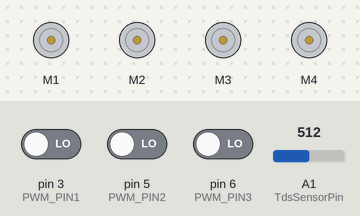
A sketch run on a simulated Arduino Uno, built with avr-gcc and run on an emulated ATmega328P. Parts: 4 × DC motor (green arrow = forward, orange = backward, longer = faster). The test bench sets the inputs (shaded band); at power-on: pin 3 (PWM_PIN1) LOW, pin 5 (PWM_PIN2) LOW, pin 6 (PWM_PIN3) LOW, A1 (TdsSensorPin) = 512. What the sketch prints to the serial monitor is not drawn.

Above: at 0.1 s.
Timing chart, 0 to 4.5 s (numbered marks = the images above):
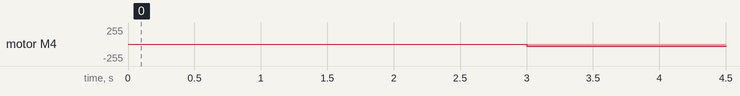

The sketch:

Catfish_New_Movement_Sketch.ino
```cpp
#include <Adafruit_MotorShield.h>

#define TdsSensorPin A1
#define VREF 5.0      // analog reference voltage(Volt) of the ADC
#define SCOUNT  30           // sum of sample point

// Create a motor shield object with defaul I2C address
Adafruit_MotorShield AFMS = Adafruit_MotorShield();

//Create objects for each motor port
Adafruit_DCMotor *motor1 = AFMS.getMotor(1);
Adafruit_DCMotor *motor2 = AFMS.getMotor(2);
Adafruit_DCMotor *motor3 = AFMS.getMotor(3);
Adafruit_DCMotor *motor4 = AFMS.getMotor(4);
int analogBuffer[SCOUNT];    // store the analog value in the array, read from ADC
int analogBufferTemp[SCOUNT];
int analogBufferIndex = 0, copyIndex = 0;
float averageVoltage = 0, tdsValue = 0, temperature = 25;

//Define input pins for radio signals
int PWM_PIN1 = 3; //channel 1
int PWM_PIN2 = 5; //channel 2
int PWM_PIN3 = 6; //channel 3

void setup() {
  AFMS.begin();

  //set speed for each of the motors, then turn off
  motor1->setSpeed(75);
  motor2->setSpeed(25);
  motor3->setSpeed(25);
  motor4->setSpeed(35);
  motor1->run(FORWARD);
  motor1->run(RELEASE);
  motor2->run(FORWARD);
  motor2->run(RELEASE);
  motor3->run(FORWARD);
  motor3->run(RELEASE);
  motor4->run(FORWARD);
  motor4->run(RELEASE);

  Serial.begin(115200);
  pinMode(TdsSensorPin, INPUT);

}

void loop() {
  //read PWM Pulse
  int pwm1 = pulseIn(PWM_PIN1, HIGH);
  int pwm2 = pulseIn(PWM_PIN2, HIGH);
  int pwm3 = pulseIn(PWM_PIN3, HIGH);


  //caudal fin control
  while (pwm1 > 1400) {
    motor1->run(FORWARD);
  pwm1 = pulseIn(PWM_PIN1, HIGH);
  pwm2 = pulseIn(PWM_PIN2, HIGH);
  pwm3 = pulseIn(PWM_PIN3, HIGH);
    sensorFunction();
  }
  //stop caudal fin motor
  motor1->run(RELEASE);

  //turning propeller control
  while (pwm3 > 1800) {
    motor4->run(FORWARD);
    pwm1 = pulseIn(PWM_PIN1, HIGH);
  pwm2 = pulseIn(PWM_PIN2, HIGH);
  pwm3 = pulseIn(PWM_PIN3, HIGH);
    sensorFunction();
    if (pwm1 > 1400) {
      break;
    }
  }

  while (pwm3 < 1400) {
    motor4->run(BACKWARD);
    pwm1 = pulseIn(PWM_PIN1, HIGH);
  pwm2 = pulseIn(PWM_PIN2, HIGH);
  pwm3 = pulseIn(PWM_PIN3, HIGH);
    sensorFunction();
    if (pwm1 > 1400) {
      break;
    }
  }

  motor4->run(RELEASE);

  //vertical movement propeller control
  while (pwm2 > 1800) {

    motor2->run(FORWARD);
    motor3->run(BACKWARD);
    pwm1 = pulseIn(PWM_PIN1, HIGH);
  pwm2 = pulseIn(PWM_PIN2, HIGH);
  pwm3 = pulseIn(PWM_PIN3, HIGH);
    sensorFunction();

    if (pwm1 > 1400) {
      break;
    }

  }

  while (pwm2 < 1400) {
    motor2->run(BACKWARD);
    motor3->run(FORWARD);
    pwm1 = pulseIn(PWM_PIN1, HIGH);
  pwm2 = pulseIn(PWM_PIN2, HIGH);
  pwm3 = pulseIn(PWM_PIN3, HIGH);
    sensorFunction();

    if (pwm1 > 1400) {
      break;
    }
  }

  //stop vertical propeller
  motor2->run(RELEASE);
  motor3->run(RELEASE);
  sensorFunction();

}

void sensorFunction() {
  static unsigned long analogSampleTimepoint = millis();
  if (millis() - analogSampleTimepoint > 40U)  //every 40 milliseconds,read the analog value from the ADC
  {
    analogSampleTimepoint = millis();
    analogBuffer[analogBufferIndex] = analogRead(TdsSensorPin);    //read the analog value and store into the buffer
    analogBufferIndex++;
    if (analogBufferIndex == SCOUNT)
      analogBufferIndex = 0;
  }
  static unsigned long printTimepoint = millis();
  if (millis() - printTimepoint > 800U)
  {
    printTimepoint = millis();
    for (copyIndex = 0; copyIndex < SCOUNT; copyIndex++)
      analogBufferTemp[copyIndex] = analogBuffer[copyIndex];
    averageVoltage = getMedianNum(analogBufferTemp, SCOUNT) * (float)VREF / 1024.0; // read the analog value more stable by the median filtering algorithm, and convert to voltage value
    float compensationCoefficient = 1.0 + 0.02 * (temperature - 25.0); //temperature compensation formula: fFinalResult(25^C) = fFinalResult(current)/(1.0+0.02*(fTP-25.0));
    float compensationVolatge = averageVoltage / compensationCoefficient; //temperature compensation
    tdsValue = (133.42 * compensationVolatge * compensationVolatge * compensationVolatge - 255.86 * compensationVolatge * compensationVolatge + 857.39 * compensationVolatge) * 0.5; //convert voltage value to tds value
    //Serial.print("voltage:");
    //Serial.print(averageVoltage,2);
    //Serial.print("V   ");
    Serial.print("TDS----Value:");
    Serial.print(tdsValue, 0);
    Serial.println("ppm");
  }
}

int getMedianNum(int bArray[], int iFilterLen)
{
  int bTab[iFilterLen];
  for (byte i = 0; i < iFilterLen; i++)
    bTab[i] = bArray[i];
  int i, j, bTemp;
  for (j = 0; j < iFilterLen - 1; j++)
  {
    for (i = 0; i < iFilterLen - j - 1; i++)
    {
      if (bTab[i] > bTab[i + 1])
      {
        bTemp = bTab[i];
        bTab[i] = bTab[i + 1];
        bTab[i + 1] = bTemp;
      }
    }
  }
  if ((iFilterLen & 1) > 0)
    bTemp = bTab[(iFilterLen - 1) / 2];
  else
    bTemp = (bTab[iFilterLen / 2] + bTab[iFilterLen / 2 - 1]) / 2;
  return bTemp;
}
```

Measured:
- by itself, motor M4: stopped → backward 35/255 at 3.0 s
